Frame 1 (no input): blank canvas, image omitted
Frame 60 (the mouse pressed at the canvas centre just before this capture): blank canvas, image omitted
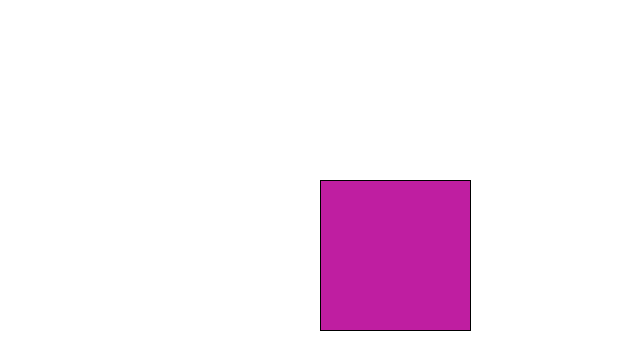
Frame 120 (the mouse held since frame 60 and released just before this capture)

The Processing sketch whose frames 1 and 60 were blank and that drew this single picture after the mouse press (run headless with seeded random() and noise(); from frame 60 on, the mouse is pressed at the canvas centre):

// Processing sketch: modulars
// ── modulars.pde
void setup(){
  size(640,360);
  background(255);
}

void draw(){
  
  if(mousePressed==true){
    displayRect(mouseX,mouseY);
  }
}

void displayRect(float x, float y){
  fill(random(255),random(255),random(255));
  rect(x,y,150,150);
}
